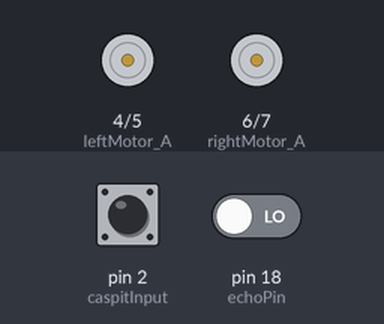
Simulated run of this sketch. Board: Arduino Uno, built with avr-gcc and run on an emulated ATmega328P. On the bench: motor-driver pin pairs drawn as motors (green arrow = first pin HIGH = forward, orange = second pin HIGH = backward, longer = more drive, scaled by the enable pin). The test bench sets the inputs (shaded band); at power-on: pin 2 (caspitInput) HIGH, pin 18 (echoPin) LOW.

Above: at 0.1 s.
At 1.1 s:
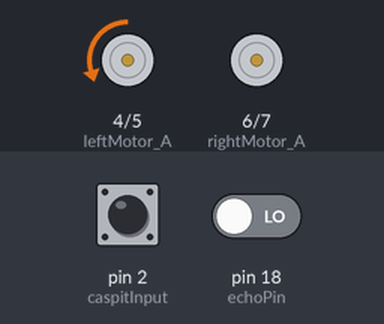
At 5.4 s:
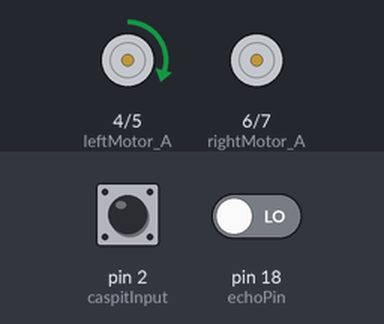
Timing chart, 0 to 6.9 s (numbered marks = the images above):
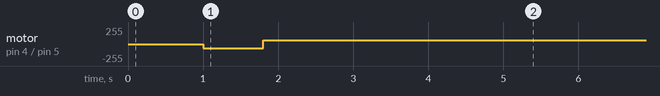

The sketch:

Test_Bakbook.ino
```cpp
// Black Line Value
#define black 250

// Engine Pin Layout
#define rightMotor_A 6
#define rightMotor_B 7
#define rightMotor_PWM 8
#define leftMotor_A 4
#define leftMotor_B 5
#define leftMotor_PWM 9

// Ultrasonic Sensor
#define trigPin 10
#define echoPin 18

// Mercury Sensor
#define caspitInput 2

volatile boolean cFlag=false;
unsigned long caspitTime;
unsigned long time = 0;
unsigned long duration;
int distance = 0;
int rightSensorMid,leftSensorMid,rightSensorOut,leftSensorOut;
int rightSub,leftSub;
int state = 0;

void trigUs(){
  digitalWrite(trigPin, 1);
  delayMicroseconds(10);
  digitalWrite(trigPin,0);
  duration = pulseIn(echoPin,HIGH);
  attachInterrupt(5, measurement, RISING);
}

void measurement(){
  distance = duration/58;
  Serial.print("Distance = ");
  Serial.println(distance);
  detachInterrupt(5);
}

void stopingz(){
  motors(0,0);
}

void readSensors(){
  rightSensorMid = analogRead(A0);
  leftSensorMid = analogRead(A3);
  rightSensorOut = analogRead(A2);
  leftSensorOut=analogRead(A1);

  rightSensorMid = map(rightSensorMid,575 ,80, 1000, 0);
  leftSensorMid = map(leftSensorMid, 952, 100,  1000, 0);
  rightSensorOut = map(rightSensorOut, 635, 65, 1000, 0);
  leftSensorOut = map(leftSensorOut, 510, 65,1000, 0);
  /*
    Serial.print(" leftSensorOut(A1): ");
    Serial.print(leftSensorOut);
    Serial.print(" leftSensorMid(A3): ");
    Serial.print(leftSensorMid);
    Serial.print(" rightSensorMid(A0): ");
    Serial.print(rightSensorMid);
    Serial.print(" rightSensorOut(A2): ");
    Serial.println(rightSensorOut);*/
    }

void caspit(){
  cFlag = true;
}

boolean caspitState(){
  if(cFlag){
    if(digitalRead(caspitInput)==0){
    caspitTime=millis();
    }
  }
   else if(digitalRead(caspitInput)==0)
    {
        if((millis()-caspitTime)>150)
        return true;
    }
    cFlag=false;
    return false;
  }

void drive1(int speed1,int speed2){

  int rightSensorMid1 = map(rightSensorMid, 0, 1023, -100, 100);
  int leftSensorMid1 = map(leftSensorMid, 0, 1023, -100, 100);
  int rightSensorOut1 = map(rightSensorOut, 0, 1023, -100, 100);
  int leftSensorOut1 = map(leftSensorOut, 0, 1023, -100, 100);
  rightSub = rightSensorMid1 - leftSensorMid1;
  leftSub = leftSensorMid1 - rightSensorMid1;
   motors(speed1 + rightSub,speed2 + leftSub);
}

void DaniBoost(int speed3,int speed4){

  int rightSensorMid1 = map(rightSensorMid, 0, 1023, 0, 50);
  int leftSensorMid1 = map(leftSensorMid, 0, 1023, 0, 50);
  rightSub = rightSensorMid1 - leftSensorMid1;
  leftSub = leftSensorMid1 - rightSensorMid1;
   motors(speed3 + rightSub,speed4 + leftSub);
}


void turnAround(){
    if(leftSensorOut < black){
      motors(60,-60);
      delay(50);
        while(rightSensorMid > black){
              readSensors();
        }
      }
     else if(rightSensorOut < black){
       motors(-60 ,60);
       delay(50);
        while(leftSensorMid > black){
            readSensors();
        }
     }
}

void motors(int left, int right){
  if (left > 0)
  {
    digitalWrite(leftMotor_A,1);
    digitalWrite(leftMotor_B,0);
    analogWrite(leftMotor_PWM, left);
  }
  else
  {
    digitalWrite(leftMotor_A,0);
    digitalWrite(leftMotor_B,1);
    analogWrite(leftMotor_PWM, -left);
  }

  if (right > 0)
  {
    digitalWrite(rightMotor_A,1);
    digitalWrite(rightMotor_B,0);
    analogWrite(rightMotor_PWM, right);
  }
  else
  {
    digitalWrite(rightMotor_A,0);
    digitalWrite(rightMotor_B,1);
    analogWrite(rightMotor_PWM, -right);
  }
}


void setup(){
  Serial.begin(9600);
  for(int i = 4; i < 8; i ++)
    pinMode(i,OUTPUT);

  pinMode(caspitInput,INPUT);


  trigUs();

  attachInterrupt(0, caspit, CHANGE);
}

void loop(){
 motors(-60,60);
delay(800);
motors(60,60);
delay(200);
 motors(60,-60);
delay(200);
 motors(60,60);
delay(800);
 motors(60,-60);
delay(800);
 motors(60,60);
delay(1500);
 motors(60,-60);
delay(200);

while(1);
}
```

Measured:
- by itself, motor on pin 4 (leftMotor_A) / pin 5 (leftMotor_B): stopped → backward 60/255 at 1.0 s, → forward 60/255 0.80 s later
